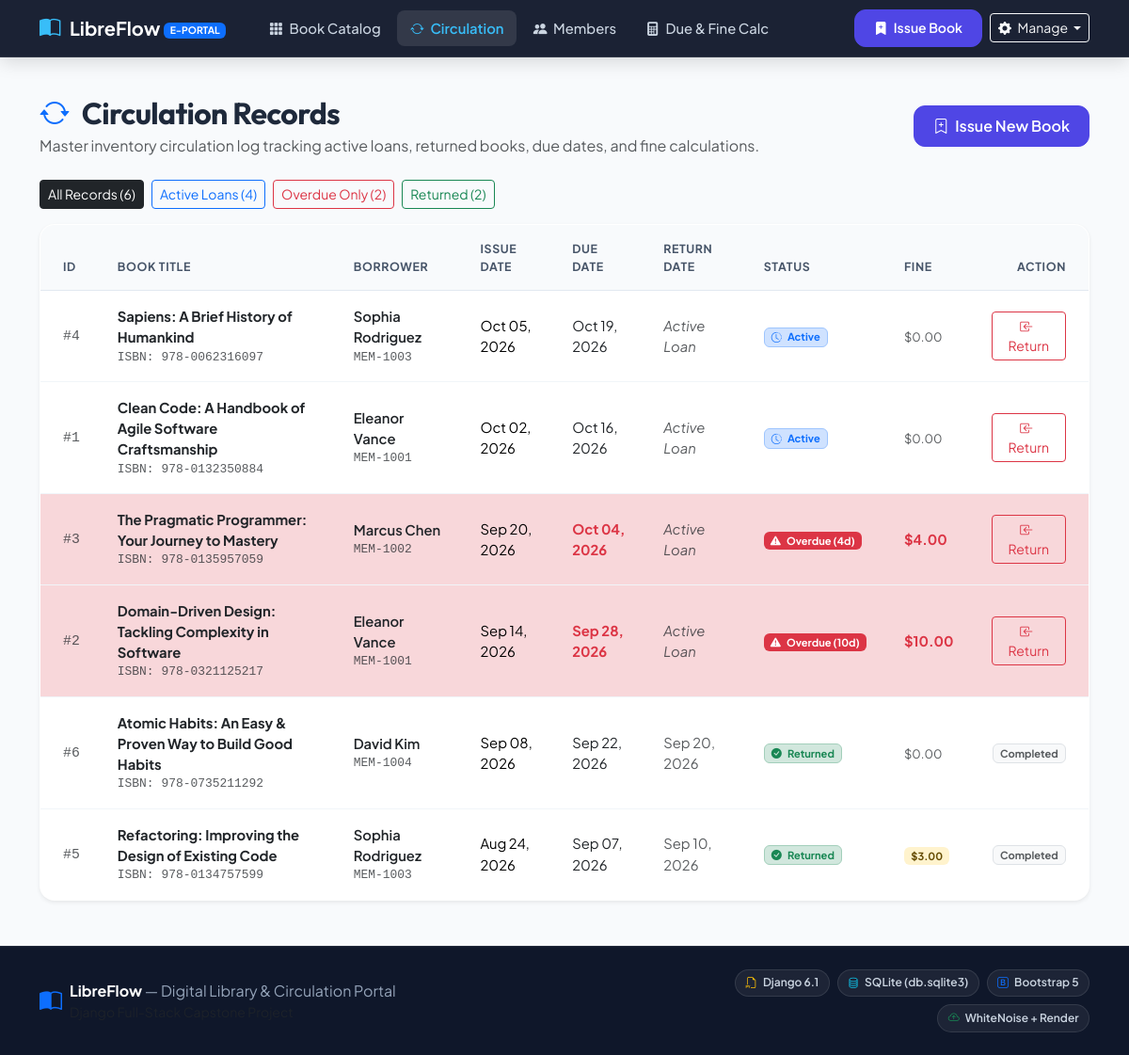
The app's page /circulation/ with its own data.
### library/models.py (models this page shows, shortened)
class CirculationRecord(models.Model):
    FINE_PER_DAY = Decimal('1.00')  # $1.00 per day overdue fine standard
    book = models.ForeignKey(Book, on_delete=models.CASCADE, related_name='circulation_records')
    member = models.ForeignKey(Member, on_delete=models.CASCADE, related_name='circulation_records')
    issue_date = models.DateField(default=timezone.now)
    due_date = models.DateField(help_text="Expected return date (default 14 days after issue)")
    return_date = models.DateField(null=True, blank=True, help_text="Actual return date")
    fine_amount = models.DecimalField(
        max_digits=8,
        decimal_places=2,
        default=Decimal('0.00'),
        help_text="Calculated fine for overdue return"
    )
    returned = models.BooleanField(default=False, verbose_name="Returned")
    notes = models.CharField(max_length=255, blank=True)
    class Meta:
        ordering = ['-issue_date', '-id']
        verbose_name = 'Circulation Record'
        verbose_name_plural = 'Circulation Records'
    @property
    def is_overdue(self):
        if self.returned:
            return bool(self.return_date and self.return_date > self.due_date)
        today = timezone.now().date()
        return bool(self.due_date and today > self.due_date)
    @property
    def days_overdue(self):
        if not self.due_date:
            return 0
        if self.returned:
            if self.return_date and self.return_date > self.due_date:
                return (self.return_date - self.due_date).days
            return 0
        today = timezone.now().date()
        if today > self.due_date:
            return (today - self.due_date).days
        return 0
    @property
    def current_estimated_fine(self):
        if self.returned:
            return self.fine_amount
        days = self.days_overdue
        return Decimal(days) * self.FINE_PER_DAY

class Book(models.Model):
    GENRE_CHOICES = [
        ('Fiction', 'Fiction'),
        ('Non-Fiction', 'Non-Fiction'),
        ('Computer Science', 'Computer Science & Tech'),
        ('Science', 'Science & Engineering'),
        ('History', 'History & Society'),
        ('Philosophy', 'Philosophy & Psychology'),
        ('Fantasy', 'Fantasy & Sci-Fi'),
        ('Mystery', 'Mystery & Thriller'),
        ('Biography', 'Biography & Memoir'),
        ('Business', 'Business & Economics'),
    ]
    title = models.CharField(max_length=255)
    author = models.ForeignKey(Author, on_delete=models.CASCADE, related_name='books')
    isbn = models.CharField(max_length=20, unique=True, verbose_name="ISBN")
    genre = models.CharField(max_length=100, choices=GENRE_CHOICES, default='Computer Science')
    description = models.TextField(blank=True, help_text="Brief synopsis or overview of the book")
    total_copies = models.PositiveIntegerField(default=1, help_text="Total inventory count")
    available_copies = models.PositiveIntegerField(default=1, help_text="Currently available copies")
    cover_url = models.URLField(
        max_length=500,
        blank=True,
        null=True,
        help_text="URL to book cover image (e.g. OpenLibrary or Unsplash)"
    )
    created_at = models.DateTimeField(auto_now_add=True)
    class Meta:
        ordering = ['title']
        verbose_name = 'Book'
        verbose_name_plural = 'Books'

class Member(models.Model):
    name = models.CharField(max_length=150)
    member_id = models.CharField(max_length=50, unique=True, verbose_name="Member ID")
    email = models.EmailField(unique=True)
    phone = models.CharField(max_length=20, blank=True)
    joined_date = models.DateField(default=timezone.now)
    class Meta:
        ordering = ['name']
        verbose_name = 'Member'
        verbose_name_plural = 'Members'

### library/views.py (the view)
# urls.py: path('circulation/', views.circulation_list, name='circulation_list'),
def circulation_list(request):
    status_filter = request.GET.get('status', 'all')
    records = CirculationRecord.objects.select_related('book', 'member').all()
    today = timezone.now().date()
    if status_filter == 'active':
        records = records.filter(returned=False)
    elif status_filter == 'overdue':
        records = records.filter(returned=False, due_date__lt=today)
    elif status_filter == 'returned':
        records = records.filter(returned=True)
    context = {
        'records': records,
        'status_filter': status_filter,
        'today': today,
        'total_active': CirculationRecord.objects.filter(returned=False).count(),
        'total_overdue': CirculationRecord.objects.filter(returned=False, due_date__lt=today).count(),
        'total_returned': CirculationRecord.objects.filter(returned=True).count(),
    }
    return render(request, 'library/circulation_list.html', context)

### library/templates/library/circulation_list.html (shortened to what this page needs)
{% extends 'base.html' %}
{% load static %}
{% block content %}
<div class="container-xl mt-4">
  <div class="d-flex flex-wrap align-items-center justify-content-between gap-3 mb-4">
    <div>
      <h2 class="fw-bold mb-1"><i class="bi bi-arrow-repeat text-primary me-2"></i> Circulation Records</h2>
      <p class="text-muted mb-0">Master inventory circulation log tracking active loans, returned books, due dates, and fine calculations.</p>
    </div>
    <div class="d-flex gap-2">
      <a href="{% url 'issue_book' %}" class="btn btn-primary-custom">
        <i class="bi bi-bookmark-plus me-1"></i> Issue New Book
      </a>
    </div>
  </div>
  <div class="d-flex flex-wrap gap-2 mb-3">
    <a href="{% url 'circulation_list' %}" class="btn btn-sm {% if status_filter == 'all' %}btn-dark{% else %}btn-outline-secondary{% endif %}">
      All Records ({{ records|length }})
    </a>
    <a href="{% url 'circulation_list' %}?status=active" class="btn btn-sm {% if status_filter == 'active' %}btn-primary{% else %}btn-outline-primary{% endif %}">
      Active Loans ({{ total_active }})
    </a>
    <a href="{% url 'circulation_list' %}?status=overdue" class="btn btn-sm {% if status_filter == 'overdue' %}btn-danger{% else %}btn-outline-danger{% endif %}">
      Overdue Only ({{ total_overdue }})
    </a>
    <a href="{% url 'circulation_list' %}?status=returned" class="btn btn-sm {% if status_filter == 'returned' %}btn-success{% else %}btn-outline-success{% endif %}">
      Returned ({{ total_returned }})
    </a>
  </div>
  <div class="card border-0 shadow-sm rounded-4 overflow-hidden">
    <div class="table-responsive">
      <table class="table table-hover align-middle mb-0 table-custom">
        <thead>
          <tr>
            <th class="ps-4">ID</th>
            <th>Book Title</th>
            <th>Borrower</th>
            <th>Issue Date</th>
            <th>Due Date</th>
            <th>Return Date</th>
            <th>Status</th>
            <th>Fine</th>
            <th class="text-end pe-4">Action</th>
          </tr>
        </thead>
        <tbody>
          {% for rec in records %}
            <tr class="{% if not rec.returned and rec.is_overdue %}table-danger table-opacity-10{% endif %}">
              <td class="ps-4 font-monospace text-muted">#{{ rec.id }}</td>
              <td>
                <a href="{% url 'book_detail' rec.book.id %}" class="fw-bold text-dark text-decoration-none">
                  {{ rec.book.title }}
                </a>
                <div class="small text-muted font-monospace">ISBN: {{ rec.book.isbn }}</div>
              </td>
              <td>
                <a href="{% url 'member_dashboard' rec.member.id %}" class="text-dark fw-semibold text-decoration-none">
                  {{ rec.member.name }}
                </a>
                <div class="small text-muted font-monospace">{{ rec.member.member_id }}</div>
              </td>
              <td>{{ rec.issue_date|date:"M d, Y" }}</td>
              <td>
                <span class="{% if not rec.returned and rec.is_overdue %}text-danger fw-bold{% else %}text-dark{% endif %}">
                  {{ rec.due_date|date:"M d, Y" }}
                </span>
              </td>
              <td>
                {% if rec.return_date %}
                  <span class="text-muted">{{ rec.return_date|date:"M d, Y" }}</span>
                {% else %}
                  <span class="text-muted fst-italic">Active Loan</span>
                {% endif %}
              </td>
              <td>
                {% if rec.returned %}
                  <span class="badge bg-success-subtle text-success border border-success-subtle">
                    <i class="bi bi-check-circle-fill me-1"></i> Returned
                  </span>
                {% elif rec.is_overdue %}
                  <span class="badge bg-danger text-white">
                    <i class="bi bi-exclamation-triangle-fill me-1"></i> Overdue ({{ rec.days_overdue }}d)
                  </span>
                {% else %}
                  <span class="badge bg-primary-subtle text-primary border border-primary-subtle">
                    <i class="bi bi-clock-history me-1"></i> Active
                  </span>
                {% endif %}
              </td>
              <td>
                {% if rec.returned %}
                  {% if rec.fine_amount > 0 %}
                    <span class="badge bg-warning-subtle text-warning-emphasis">${{ rec.fine_amount|floatformat:2 }}</span>
                  {% else %}
                    <span class="text-muted small">$0.00</span>
                  {% endif %}
                {% elif rec.is_overdue %}
                  <span class="text-danger fw-bold">${{ rec.current_estimated_fine|floatformat:2 }}</span>
                {% else %}
                  <span class="text-muted small">$0.00</span>
                {% endif %}
              </td>
              <td class="text-end pe-4">
                {% if not rec.returned %}
                  <a href="{% url 'return_book' rec.id %}" class="btn btn-sm btn-outline-danger">
                    <i class="bi bi-box-arrow-in-left me-1"></i> Return
                  </a>
                {% else %}
                  <span class="badge bg-light text-muted border">Completed</span>
                {% endif %}
              </td>
            </tr>
          {% empty %}
            <tr>
              <td colspan="9" class="text-center py-5 text-muted">
                No circulation records found in this category.
              </td>
            </tr>
          {% endfor %}
        </tbody>
      </table>
    </div>
  </div>
</div>
{% endblock %}

### library/templates/base.html (shortened to what this page needs)
{% load static %}
<!DOCTYPE html>
<html lang="en">
<head>
  <link href="https://cdn.jsdelivr.net/npm/bootstrap@5.3.3/dist/css/bootstrap.min.css" rel="stylesheet">
  <link rel="stylesheet" href="https://cdn.jsdelivr.net/npm/bootstrap-icons@1.11.3/font/bootstrap-icons.min.css">
  <link rel="stylesheet" href="{% static 'css/style.css' %}">
</head>
<body>
  <nav class="navbar navbar-expand-lg navbar-dark navbar-custom sticky-top">
    <div class="container-xl">
      <a class="navbar-brand" href="{% url 'catalog' %}" id="navBrand">
        <i class="bi bi-book-half"></i>
        <span>LibreFlow <span class="badge bg-primary text-white" style="font-size: 0.65rem; vertical-align: middle;">E-PORTAL</span></span>
      </a>
      <div class="collapse navbar-collapse" id="mainNavbar">
        <ul class="navbar-nav me-auto mb-2 mb-lg-0 ms-lg-3 gap-1">
          <li class="nav-item">
            <a class="nav-link {% if request.resolver_match.url_name == 'catalog' %}active{% endif %}" href="{% url 'catalog' %}" id="navCatalog">
              <i class="bi bi-grid-3x3-gap-fill me-1"></i> Book Catalog
            </a>
          </li>
          <li class="nav-item">
            <a class="nav-link {% if request.resolver_match.url_name == 'circulation_list' %}active{% endif %}" href="{% url 'circulation_list' %}" id="navCirculation">
              <i class="bi bi-arrow-repeat me-1"></i> Circulation
            </a>
          </li>
          <li class="nav-item">
            <a class="nav-link {% if request.resolver_match.url_name == 'member_list' or request.resolver_match.url_name == 'member_dashboard' %}active{% endif %}" href="{% url 'member_list' %}" id="navMembers">
              <i class="bi bi-people-fill me-1"></i> Members
            </a>
          </li>
          <li class="nav-item">
            <a class="nav-link {% if request.resolver_match.url_name == 'calculator' %}active{% endif %}" href="{% url 'calculator' %}" id="navCalculator">
              <i class="bi bi-calculator-fill me-1"></i> Due & Fine Calc
            </a>
          </li>
        </ul>
        <div class="d-flex align-items-center gap-2">
          <a href="{% url 'issue_book' %}" class="btn btn-sm btn-primary-custom" id="navBtnIssue">
            <i class="bi bi-bookmark-plus-fill me-1"></i> Issue Book
          </a>
          <div class="dropdown">
            <button class="btn btn-sm btn-outline-light dropdown-toggle" type="button" data-bs-toggle="dropdown" aria-expanded="false" id="navManageDropdown">
              <i class="bi bi-gear-fill me-1"></i> Manage
            </button>
          </div>
        </div>
      </div>
    </div>
  </nav>
  <main class="flex-grow-1 pb-5">
    {% block content %}{% endblock %}
  </main>
  <footer class="py-4 text-center text-md-start">
    <div class="container-xl">
      <div class="row align-items-center gy-3">
        <div class="col-md-6">
          <div class="d-flex align-items-center gap-2 justify-content-center justify-content-md-start">
            <i class="bi bi-book-half text-primary fs-4"></i>
            <div>
              <span class="text-white fw-bold">LibreFlow</span> — Digital Library & Circulation Portal
              <div class="small text-muted">Django Full-Stack Capstone Project</div>
            </div>
          </div>
        </div>
        <div class="col-md-6 text-center text-md-end">
          <div class="d-flex flex-wrap justify-content-center justify-content-md-end gap-2">
            <span class="footer-badge"><i class="bi bi-filetype-py me-1 text-warning"></i> Django 6.1</span>
            <span class="footer-badge"><i class="bi bi-database me-1 text-info"></i> SQLite (db.sqlite3)</span>
            <span class="footer-badge"><i class="bi bi-bootstrap me-1 text-primary"></i> Bootstrap 5</span>
            <span class="footer-badge"><i class="bi bi-cloud-arrow-up me-1 text-success"></i> WhiteNoise + Render</span>
          </div>
        </div>
      </div>
    </div>
  </footer>
</body>
</html>

### records on screen
CirculationRecord: id "4", book "Sapiens: A Brief History of Humankind", book.isbn "978-0062316097", member.name "Sophia Rodriguez", member.member_id "MEM-1003", issue_date "Oct 05, 2026", due_date "Oct 19, 2026", shows "Active Loan", returned False (drawn)
CirculationRecord: id "1", book "Clean Code: A Handbook of Agile Software Craftsmanship", book.isbn "978-0132350884", member.name "Eleanor Vance", member.member_id "MEM-1001", issue_date "Oct 02, 2026", due_date "Oct 16, 2026", shows "Active Loan", returned False (drawn)
CirculationRecord: id "3", book "The Pragmatic Programmer: Your Journey to Mastery", book.isbn "978-0135957059", member.name "Marcus Chen", member.member_id "MEM-1002", issue_date "Sep 20, 2026", due_date "Oct 04, 2026", shows "Active Loan", days_overdue "4", current_estimated_fine "4.00", shows "Return"
CirculationRecord: id "2", book "Domain-Driven Design: Tackling Complexity in Software", book.isbn "978-0321125217", member.name "Eleanor Vance", member.member_id "MEM-1001", issue_date "Sep 14, 2026", due_date "Sep 28, 2026", shows "Active Loan", days_overdue "10", current_estimated_fine "10.00", shows "Return"
CirculationRecord: id "6", book "Atomic Habits: An Easy & Proven Way to Build Good Habits", book.isbn "978-0735211292", member.name "David Kim", member.member_id "MEM-1004", issue_date "Sep 08, 2026", due_date "Sep 22, 2026", return_date "Sep 20, 2026", returned True (drawn)
CirculationRecord: id "5", book "Refactoring: Improving the Design of Existing Code", book.isbn "978-0134757599", member.name "Sophia Rodriguez", member.member_id "MEM-1003", issue_date "Aug 24, 2026", due_date "Sep 07, 2026", return_date "Sep 10, 2026", returned True (drawn), fine_amount "3.00"

### other values on screen
{{ records|length }} "6"
{{ total_active }} "4"
{{ total_overdue }} "2"
{{ total_returned }} "2"
